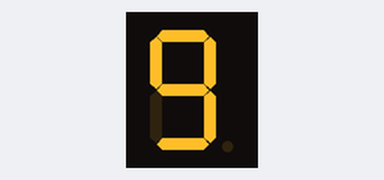
This sketch was run on a simulated Arduino Uno, built with avr-gcc and run on an emulated ATmega328P. Shown: 1-digit seven-segment display. Wiring (inferred from the names in the program): 1-digit 7-segment display, segments lit when HIGH: segments pin 2, pin 3, pin 4, pin 5, A2, A3, A4, A5. The segment pins are drawn as the display they are named for.

Above: at 0.1 s.
At 1.6 s:
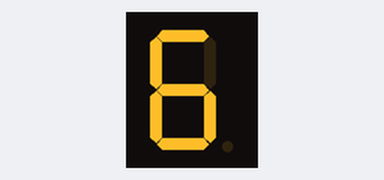
At 3.1 s:
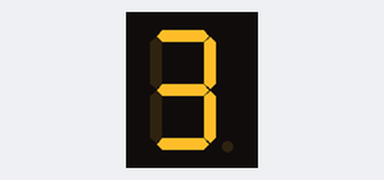
At 4.6 s:
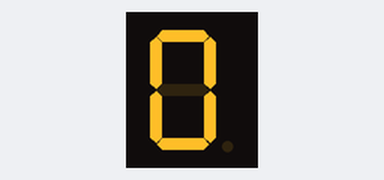
At 6.1 s:
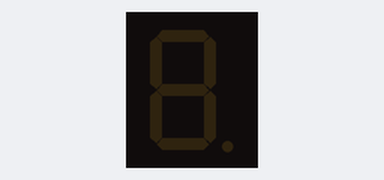
At 12.1 s:
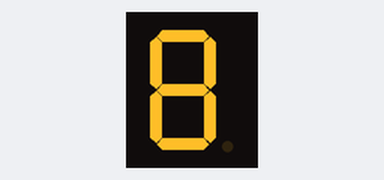

The sketch:

FND_NUMERIC_DISPLAY.ino
```cpp
int fnd_pin[8] = {2, 3, 4, 5, A2, A3, A4, A5};
int fnd_digits[10][8] = {
  {1,1,1,1,1,1,0,0}, //0
  {0,1,1,0,0,0,0,0}, //1
  {1,1,0,1,1,0,1,0}, //2
  {1,1,1,1,0,0,1,0}, //3
  {0,1,1,0,0,1,1,0}, //4
  {1,0,1,1,0,1,1,0}, //5
  {1,0,1,1,1,1,1,0}, //6
  {1,1,1,0,0,0,0,0}, //7
  {1,1,1,1,1,1,1,0}, //8
  {1,1,1,1,0,1,1,0}  //9
};

void setup() {
  // put your setup code here, to run once:
  for (int i=0; i<8; i++){
    pinMode(fnd_pin[i], OUTPUT);
  }
}

void loop() {
  // put your main code here, to run repeatedly:
  //display(12345);
  for (int i=9; i>=0; i--){
    display(i);
  }

  for (int i=0; i<5; i++){
    displayOff();
    display(8);
  }

  displayOff();
  displayDot();
  displayOff();
}

void display(int num){

  int outputNum;

  do {
    outputNum = num%10;
    num = num/10;
    for (int i=0; i<8; i++){
      digitalWrite(fnd_pin[i], fnd_digits[outputNum][i]);
    }
    delay(500);
  }while(num>0);


}

void displayOff(){
  for (int i=0; i<8; i++){
    digitalWrite(fnd_pin[i], 0);
  }
  delay(500);
}

void displayDot(){
  for (int i=0; i<8; i++){
    digitalWrite(fnd_pin[i], i<7 ? 0 : 1);
  }
  delay(500);
}
```

Measured:
- by itself, everything shown: repeats every 11.5 s, in 23 steps
- what the display in image 1 shows lasts 0.5 s, from 1.5 s to 2.0 s
